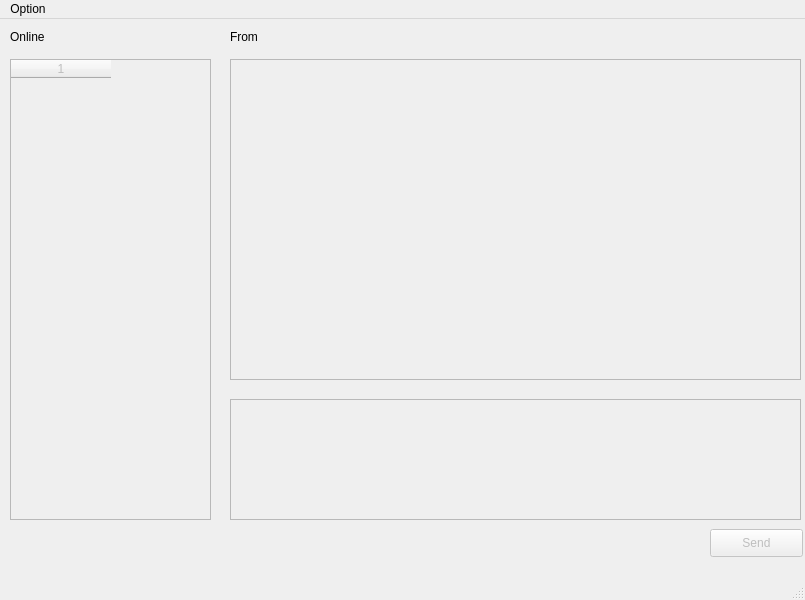
<?xml version="1.0" encoding="UTF-8"?>
<ui version="4.0">
 <class>MainWindow</class>
 <widget class="QMainWindow" name="MainWindow">
  <property name="geometry">
   <rect>
    <x>0</x>
    <y>0</y>
    <width>805</width>
    <height>600</height>
   </rect>
  </property>
  <property name="windowTitle">
   <string>MainWindow</string>
  </property>
  <property name="statusTip">
   <string>Server is offline</string>
  </property>
  <widget class="QWidget" name="centralwidget">
   <widget class="QPlainTextEdit" name="msg_send">
    <property name="enabled">
     <bool>false</bool>
    </property>
    <property name="geometry">
     <rect>
      <x>230</x>
      <y>380</y>
      <width>571</width>
      <height>121</height>
     </rect>
    </property>
    <property name="readOnly">
     <bool>false</bool>
    </property>
   </widget>
   <widget class="QPlainTextEdit" name="msg_recv">
    <property name="enabled">
     <bool>false</bool>
    </property>
    <property name="geometry">
     <rect>
      <x>230</x>
      <y>40</y>
      <width>571</width>
      <height>321</height>
     </rect>
    </property>
    <property name="readOnly">
     <bool>false</bool>
    </property>
   </widget>
   <widget class="QPushButton" name="send">
    <property name="enabled">
     <bool>false</bool>
    </property>
    <property name="geometry">
     <rect>
      <x>710</x>
      <y>510</y>
      <width>93</width>
      <height>28</height>
     </rect>
    </property>
    <property name="text">
     <string>Send</string>
    </property>
    <property name="flat">
     <bool>false</bool>
    </property>
   </widget>
   <widget class="QLabel" name="label">
    <property name="geometry">
     <rect>
      <x>230</x>
      <y>10</y>
      <width>41</width>
      <height>16</height>
     </rect>
    </property>
    <property name="text">
     <string>From</string>
    </property>
   </widget>
   <widget class="QLabel" name="label_name">
    <property name="geometry">
     <rect>
      <x>270</x>
      <y>10</y>
      <width>531</width>
      <height>16</height>
     </rect>
    </property>
    <property name="text">
     <string/>
    </property>
   </widget>
   <widget class="QTableWidget" name="user">
    <property name="enabled">
     <bool>false</bool>
    </property>
    <property name="geometry">
     <rect>
      <x>10</x>
      <y>40</y>
      <width>201</width>
      <height>461</height>
     </rect>
    </property>
    <property name="gridStyle">
     <enum>Qt::SolidLine</enum>
    </property>
    <property name="columnCount">
     <number>1</number>
    </property>
    <attribute name="horizontalHeaderCascadingSectionResizes">
     <bool>false</bool>
    </attribute>
    <column/>
   </widget>
   <widget class="QLabel" name="label_2">
    <property name="geometry">
     <rect>
      <x>10</x>
      <y>10</y>
      <width>72</width>
      <height>15</height>
     </rect>
    </property>
    <property name="text">
     <string>Online</string>
    </property>
   </widget>
  </widget>
  <widget class="QMenuBar" name="menubar">
   <property name="geometry">
    <rect>
     <x>0</x>
     <y>0</y>
     <width>805</width>
     <height>26</height>
    </rect>
   </property>
   <widget class="QMenu" name="menu">
    <property name="title">
     <string>Option</string>
    </property>
    <addaction name="actionRegister"/>
    <addaction name="separator"/>
    <addaction name="actionLogOut"/>
   </widget>
   <addaction name="menu"/>
  </widget>
  <widget class="QStatusBar" name="statusbar"/>
  <action name="actionRegister">
   <property name="text">
    <string>Register</string>
   </property>
  </action>
  <action name="actionLogOut">
   <property name="text">
    <string>LogOut</string>
   </property>
  </action>
 </widget>
 <resources/>
 <connections/>
</ui>
